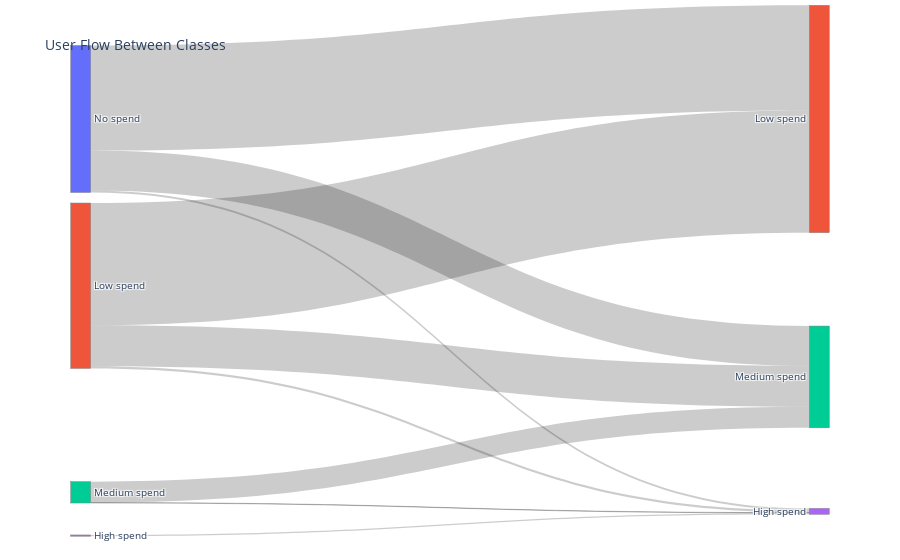

Notebook cell for this chart:
### Code cell
fig = da.plot_paying_customers_flow(days_limit=60, early_limit=7, spending_breaks={'No spend': 0, 'Low spend': 10, 'Medium spend': 100, 'High spend': 99999})

### Figure 1 — Plotly figure (JSON) as saved in the notebook; plotly's stock layout.template omitted (floating-point values rounded to 4 significant figures)
{"data": [{"link": {"source": [0, 0, 0, 1, 1, 1, 2, 2, 3], "target": [5, 6, 7, 7, 5, 6, 6, 7, 7], "value": [0.3137, 0.1187, 0.00625, 0.00625, 0.365, 0.1225, 0.0625, 0.00125, 0.00375]}, "node": {"color": ["#636EFA", "#EF553B", "#00CC96", "#AB63FA", "#636EFA", "#EF553B", "#00CC96", "#AB63FA"], "label": ["No spend", "Low spend", "Medium spend", "High spend", "No spend", "Low spend", "Medium spend", "High spend"], "line": {"color": "grey", "width": 0.5}, "pad": 15, "thickness": 20, "x": [0.001, 0.001, 0.001, 0.001, 0.999, 0.999, 0.999, 0.999], "y": [0.05, 0.4887, 1.032, 1.146, 0.05, 0.7288, 1.083]}, "type": "sankey"}], "layout": {"font": {"size": 10}, "title": {"text": "User Flow Between Classes"}}}
